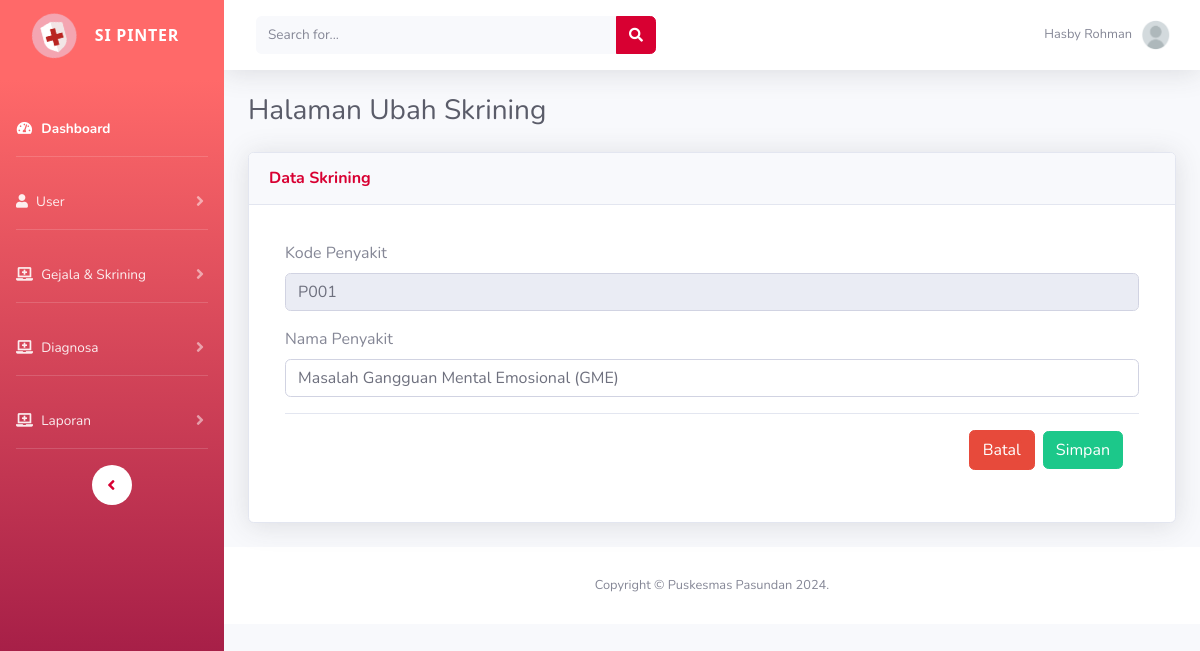
Page /ubahPenyakit.php?id_penyakit=1 (signed in) on the committed database.
### tables this page shows
CREATE TABLE `user` (
  `id_user` int(11) NOT NULL,
  `role` varchar(20) NOT NULL,
  `nama` varchar(50) NOT NULL,
  `nama_lengkap` varchar(100) NOT NULL,
  `nik` varchar(16) NOT NULL,
  `email` varchar(50) NOT NULL,
  `ttl` date DEFAULT NULL,
  `tlp` varchar(15) NOT NULL,
  `password` varchar(200) NOT NULL
);

CREATE TABLE `penyakit` (
  `id_penyakit` int(11) NOT NULL,
  `kode_penyakit` char(4) NOT NULL,
  `penyakit` varchar(100) NOT NULL
);

### ubahPenyakit.php (the view, shortened to what this page needs)
<?php
    include "function.php";
    $id_penyakit = $_GET["id_penyakit"];
    $queryGejala = mysqli_query($koneksi, "SELECT * FROM penyakit where id_penyakit = '$id_penyakit'");
    $q = mysqli_fetch_assoc($queryGejala);
    include 'sidebar.php';
?>
                <div class="container-fluid">
                    <h1 class="h3 mb-2 text-gray-800">Halaman Ubah Skrining</h1>
                    <div class="card shadow mb-4">
                        <div class="card-header py-3">
                            <h6 class="m-0 font-weight-bold text-primary">Data Skrining</h6>
                        </div>
                        <div class="card-body">
                        <div class="modal-body">
                        <form class="tambah_pasien" action="function.php?act=ubahPenyakit&id_penyakit=<?= $q['id_penyakit']; ?>" id="ubah" method="POST">
                                <div class="form-group">
                                    <label for="kode_penyakit">Kode Penyakit</label>
                                    <input type="text" class="form-control form-control-user" id="kode_penyakit" name="kode_penyakit" value="<?= $q['kode_penyakit']; ?>" readonly>
                                </div>
                                <div class="form-group">
                                    <label for="penyakit">Nama Penyakit</label>
                                    <input type="text" class="form-control form-control-user" id="penyakit" name="penyakit" value="<?= $q['penyakit']; ?>">
                                </div>
                        <div class="modal-footer">
                            <button type="button" class="btn btn-danger" data-dismiss="modal"><a href="indexPenyakit.php" class="btn btn-danger btn-icon-split">Batal</a></button>
                            <button type="submit" name="ubah_btn" id="ubah" value="Ubah" class="btn btn-success">Simpan</button>
                        </div>
                    </form>
                </div>
                    </div>
                </div>
            </div>
            <footer class="sticky-footer bg-white">
                <div class="container my-auto">
                    <div class="copyright text-center my-auto">
                        <span>Copyright &copy; Puskesmas Pasundan 2024.</span>
                    </div>
                </div>
            </footer>
        </div>
    </div>
</body>
</html>

### sidebar.php (shortened to what this page needs)
<?php
    $tampiluser = mysqli_query($koneksi, "SELECT * FROM user where id_user = '$_SESSION[id_user]'");
    $tampil = mysqli_fetch_array($tampiluser);
?>
<!DOCTYPE html>
<html lang="en">
<head>
    <link href="vendor/fontawesome-free/css/all.min.css" rel="stylesheet" type="text/css">
    <link href="css/sb-admin-2.css" rel="stylesheet">
    <link href="vendor/datatables/dataTables.bootstrap4.min.css" rel="stylesheet">
</head>
<body id="page-top">
    <div id="wrapper">
        <ul class="navbar-nav bg-gradient-primary sidebar sidebar-dark accordion" id="accordionSidebar">
            <a class="sidebar-brand d-flex align-items-center justify-content-center" href="indexAdmin.php">
                <div class="sidebar-brand-icon rotate-n-15">
                    <img width="50px" src="gambar/Logo-Skrining.png" />
                </div>
                <div class="sidebar-brand-text mx-3">Si Pinter</div>
            </a>
            <li class="nav-item active" style="margin-top: 30px;">
                <a class="nav-link" href="indexAdmin.php">
                    <i class="fas fa-fw fa-tachometer-alt"></i>
                    <span>Dashboard</span></a>
            </li>
            <hr class="sidebar-divider">
            <li class="nav-item">
                <a class="nav-link collapsed" href="#" data-toggle="collapse" data-target="#collapseTwo"
                    aria-expanded="true" aria-controls="collapseTwo">
                    <i class="fas fa-user"></i>
                    <span>User</span>
                </a>
            </li>
            <hr class="sidebar-divider">
            <li class="nav-item">
                <a class="nav-link collapsed" href="#" data-toggle="collapse" data-target="#collapseUtilities"
                    aria-expanded="true" aria-controls="collapseUtilities">
                    <i class="fas fa-laptop-medical"></i>
                    <span>Gejala & Skrining</span>
                </a>
            </li>
            <hr class="sidebar-divider">
            <li class="nav-item">
                <a class="nav-link collapsed" href="#" data-toggle="collapse" data-target="#collapseDiagnosa"
                    aria-expanded="true" aria-controls="collapseUtilities">
                    <i class="fas fa-laptop-medical"></i>
                    <span>Diagnosa</span>
                </a>
            </li>
            <hr class="sidebar-divider">
            <li class="nav-item">
                <a class="nav-link collapsed" href="#" data-toggle="collapse" data-target="#collapselaporan"
                    aria-expanded="true" aria-controls="collapseUtilities">
                    <i class="fas fa-laptop-medical"></i>
                    <span>Laporan</span>
                </a>
            </li>
            <hr class="sidebar-divider d-none d-md-block">
            <div class="text-center d-none d-md-inline">
                <button class="rounded-circle border-0" id="sidebarToggle"></button>
            </div>
        </ul>
<div id="content-wrapper" class="d-flex flex-column">
<div id="content">
    <nav class="navbar navbar-expand navbar-light bg-white topbar mb-4 static-top shadow">
        <form
            class="d-none d-sm-inline-block form-inline mr-auto ml-md-3 my-2 my-md-0 mw-100 navbar-search">
            <div class="input-group">
                <input type="text" class="form-control bg-light border-0 small" placeholder="Search for..."
                    aria-label="Search" aria-describedby="basic-addon2">
                <div class="input-group-append">
                    <button class="btn btn-primary" type="button">
                        <i class="fas fa-search fa-sm"></i>
                    </button>
                </div>
            </div>
        </form>
        <ul class="navbar-nav ml-auto">
            <li class="nav-item dropdown no-arrow">
                <a class="nav-link dropdown-toggle" href="#" id="userDropdown" role="button"
                    data-toggle="dropdown" aria-haspopup="true" aria-expanded="false">
                    <span class="mr-2 d-none d-lg-inline text-gray-600 small"><?=$tampil['nama_lengkap']?></span>
                    <img class="img-profile rounded-circle"
                        src="gambar/User.png">
                </a>
            </li>
        </ul>
    </nav>

### rows in the picture
user: nama_lengkap "Hasby Rohman"
penyakit: kode_penyakit "P001", penyakit "Masalah Gangguan Mental Emosional (GME)"
